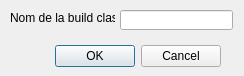
<ui version="4.0" >
 <class>CreateBuildClass</class>
 <widget class="QDialog" name="CreateBuildClass" >
  <property name="geometry" >
   <rect>
    <x>0</x>
    <y>0</y>
    <width>244</width>
    <height>76</height>
   </rect>
  </property>
  <property name="windowTitle" >
   <string>Creer une building class</string>
  </property>
  <widget class="QDialogButtonBox" name="buttonBox" >
   <property name="geometry" >
    <rect>
     <x>-120</x>
     <y>40</y>
     <width>341</width>
     <height>32</height>
    </rect>
   </property>
   <property name="orientation" >
    <enum>Qt::Horizontal</enum>
   </property>
   <property name="standardButtons" >
    <set>QDialogButtonBox::Cancel|QDialogButtonBox::NoButton|QDialogButtonBox::Ok</set>
   </property>
  </widget>
  <widget class="QLabel" name="label" >
   <property name="geometry" >
    <rect>
     <x>10</x>
     <y>10</y>
     <width>105</width>
     <height>16</height>
    </rect>
   </property>
   <property name="text" >
    <string>Nom de la build class :</string>
   </property>
  </widget>
  <widget class="QLineEdit" name="lineEdit" >
   <property name="geometry" >
    <rect>
     <x>120</x>
     <y>10</y>
     <width>113</width>
     <height>20</height>
    </rect>
   </property>
  </widget>
 </widget>
 <resources/>
 <connections>
  <connection>
   <sender>buttonBox</sender>
   <signal>accepted()</signal>
   <receiver>CreateBuildClass</receiver>
   <slot>accept()</slot>
   <hints>
    <hint type="sourcelabel" >
     <x>248</x>
     <y>254</y>
    </hint>
    <hint type="destinationlabel" >
     <x>157</x>
     <y>274</y>
    </hint>
   </hints>
  </connection>
  <connection>
   <sender>buttonBox</sender>
   <signal>rejected()</signal>
   <receiver>CreateBuildClass</receiver>
   <slot>reject()</slot>
   <hints>
    <hint type="sourcelabel" >
     <x>316</x>
     <y>260</y>
    </hint>
    <hint type="destinationlabel" >
     <x>286</x>
     <y>274</y>
    </hint>
   </hints>
  </connection>
 </connections>
</ui>
